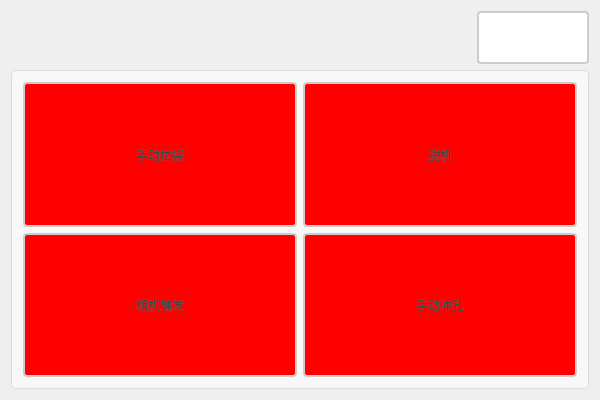
<?xml version="1.0" encoding="UTF-8"?>
<ui version="4.0">
 <class>DlgIOTriggerClass</class>
 <widget class="QDialog" name="DlgIOTriggerClass">
  <property name="geometry">
   <rect>
    <x>0</x>
    <y>0</y>
    <width>600</width>
    <height>400</height>
   </rect>
  </property>
  <property name="windowTitle">
   <string>DlgIOTrigger</string>
  </property>
  <layout class="QGridLayout" name="gridLayout">
   <item row="0" column="0">
    <layout class="QVBoxLayout" name="verticalLayout" stretch="1,6">
     <item>
      <layout class="QHBoxLayout" name="horizontalLayout_2">
       <item>
        <spacer name="horizontalSpacer">
         <property name="orientation">
          <enum>Qt::Orientation::Horizontal</enum>
         </property>
         <property name="sizeHint" stdset="0">
          <size>
           <width>638</width>
           <height>20</height>
          </size>
         </property>
        </spacer>
       </item>
       <item>
        <widget class="QPushButton" name="pbtn_close">
         <property name="sizePolicy">
          <sizepolicy hsizetype="Minimum" vsizetype="Minimum">
           <horstretch>0</horstretch>
           <verstretch>0</verstretch>
          </sizepolicy>
         </property>
         <property name="styleSheet">
          <string notr="true">QPushButton {
    padding: 6px 14px;
    border: 2px solid #CCC;
    border-radius: 4px;
    background-color: white;
    color: #444;
	qproperty-icon: url(:/ZipperScanner/icons/closeBlack.png);  
    qproperty-iconSize: 30px 30px;
    font-size: 30px; 
}

QPushButton:hover {
    border-color: #999;
    background-color: #F5F5F5;
}

QPushButton:pressed {
    border-color: #777;
    background-color: #EEE;
}</string>
         </property>
         <property name="text">
          <string/>
         </property>
        </widget>
       </item>
      </layout>
     </item>
     <item>
      <widget class="QGroupBox" name="gbox_IO">
       <property name="styleSheet">
        <string notr="true">QGroupBox {
    border: 1px solid #DDD;
    border-radius: 4px;
    font: bold 14px;
    color: #666;
    background-color: #F8F8F8;
}

QGroupBox::title {
    subcontrol-origin: margin;
    subcontrol-position: top left;
    left: 10px;
    padding: 0 5px;
}</string>
       </property>
       <property name="title">
        <string/>
       </property>
       <layout class="QGridLayout" name="gridLayout_12">
        <item row="0" column="0">
         <widget class="QPushButton" name="btn_shoudongladai">
          <property name="sizePolicy">
           <sizepolicy hsizetype="Minimum" vsizetype="Minimum">
            <horstretch>0</horstretch>
            <verstretch>0</verstretch>
           </sizepolicy>
          </property>
          <property name="styleSheet">
           <string notr="true">QPushButton {
    padding: 6px 14px;
    border: 2px solid #CCC;
    border-radius: 4px;
    background-color: red;
    color: #444;
}

QPushButton:hover {
    border-color: #999;
}

QPushButton:pressed {
    border-color: #388E3C;
background-color: #4CAF50; /* 明显的绿色 */
color: #fff;
font-weight: bold;
}</string>
          </property>
          <property name="text">
           <string>手动拉袋</string>
          </property>
         </widget>
        </item>
        <item row="0" column="1">
         <widget class="QPushButton" name="btn_tuoji">
          <property name="sizePolicy">
           <sizepolicy hsizetype="Minimum" vsizetype="Minimum">
            <horstretch>0</horstretch>
            <verstretch>0</verstretch>
           </sizepolicy>
          </property>
          <property name="styleSheet">
           <string notr="true">QPushButton {
    padding: 6px 14px;
    border: 2px solid #CCC;
    border-radius: 4px;
    background-color: red;
    color: #444;
}

QPushButton:hover {
    border-color: #999;
}

QPushButton:pressed {
    border-color: #388E3C;
background-color: #4CAF50; /* 明显的绿色 */
color: #fff;
font-weight: bold;
}</string>
          </property>
          <property name="text">
           <string>脱机</string>
          </property>
         </widget>
        </item>
        <item row="1" column="0">
         <widget class="QPushButton" name="btn_xiangjichufa">
          <property name="sizePolicy">
           <sizepolicy hsizetype="Minimum" vsizetype="Minimum">
            <horstretch>0</horstretch>
            <verstretch>0</verstretch>
           </sizepolicy>
          </property>
          <property name="styleSheet">
           <string notr="true">QPushButton {
    padding: 6px 14px;
    border: 2px solid #CCC;
    border-radius: 4px;
    background-color: red;
    color: #444;
}

QPushButton:hover {
    border-color: #999;
}

QPushButton:pressed {
    border-color: #388E3C;
background-color: #4CAF50; /* 明显的绿色 */
color: #fff;
font-weight: bold;
}</string>
          </property>
          <property name="text">
           <string>相机触发</string>
          </property>
         </widget>
        </item>
        <item row="1" column="1">
         <widget class="QPushButton" name="btn_shoudongchongkong">
          <property name="sizePolicy">
           <sizepolicy hsizetype="Minimum" vsizetype="Minimum">
            <horstretch>0</horstretch>
            <verstretch>0</verstretch>
           </sizepolicy>
          </property>
          <property name="styleSheet">
           <string notr="true">QPushButton {
    padding: 6px 14px;
    border: 2px solid #CCC;
    border-radius: 4px;
    background-color: red;
    color: #444;
}

QPushButton:hover {
    border-color: #999;
}

QPushButton:pressed {
    border-color: #388E3C;
background-color: #4CAF50; /* 明显的绿色 */
color: #fff;
font-weight: bold;
}</string>
          </property>
          <property name="text">
           <string>手动冲孔</string>
          </property>
         </widget>
        </item>
       </layout>
      </widget>
     </item>
    </layout>
   </item>
  </layout>
 </widget>
 <layoutdefault spacing="6" margin="11"/>
 <resources/>
 <connections/>
</ui>
